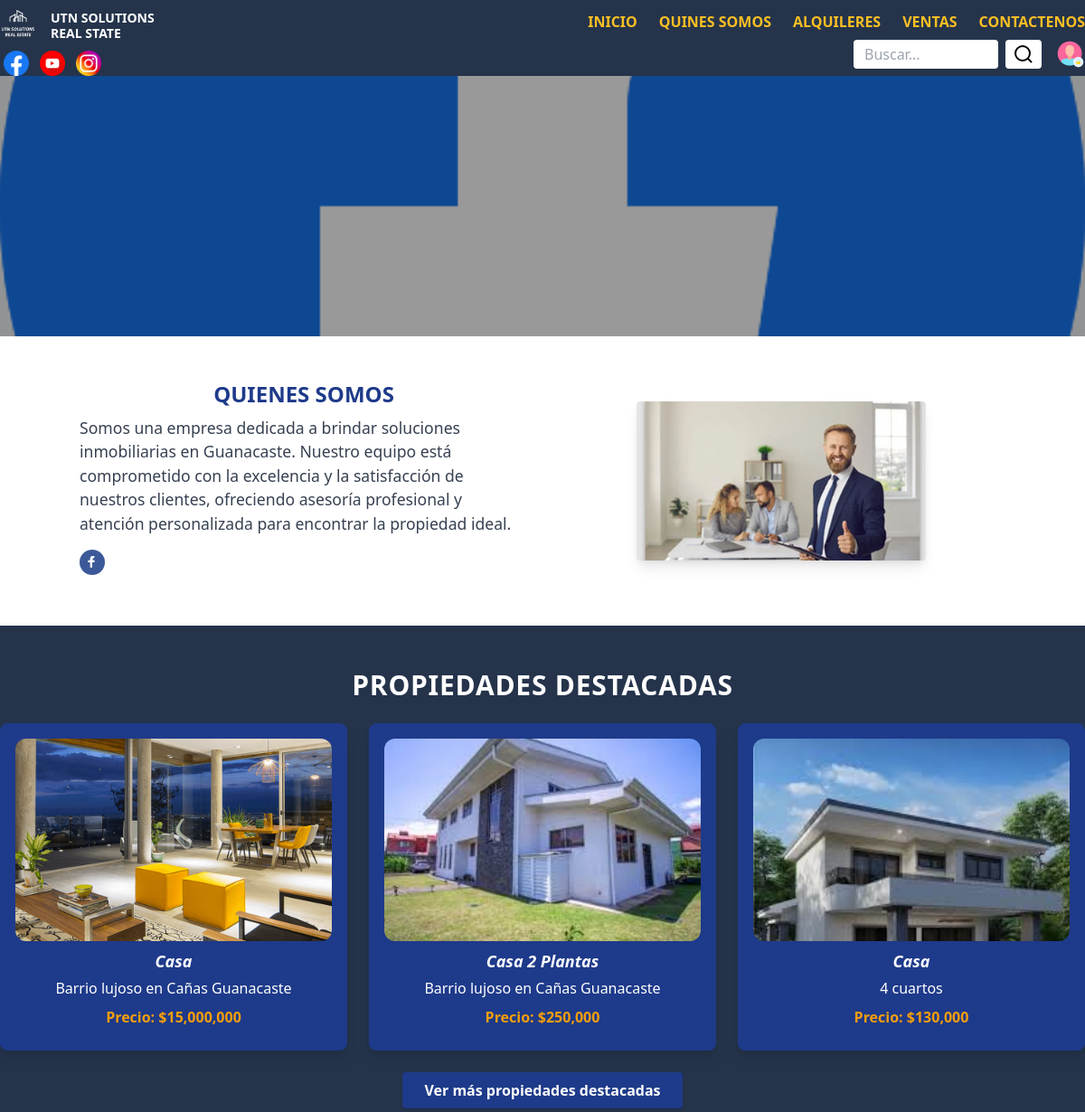
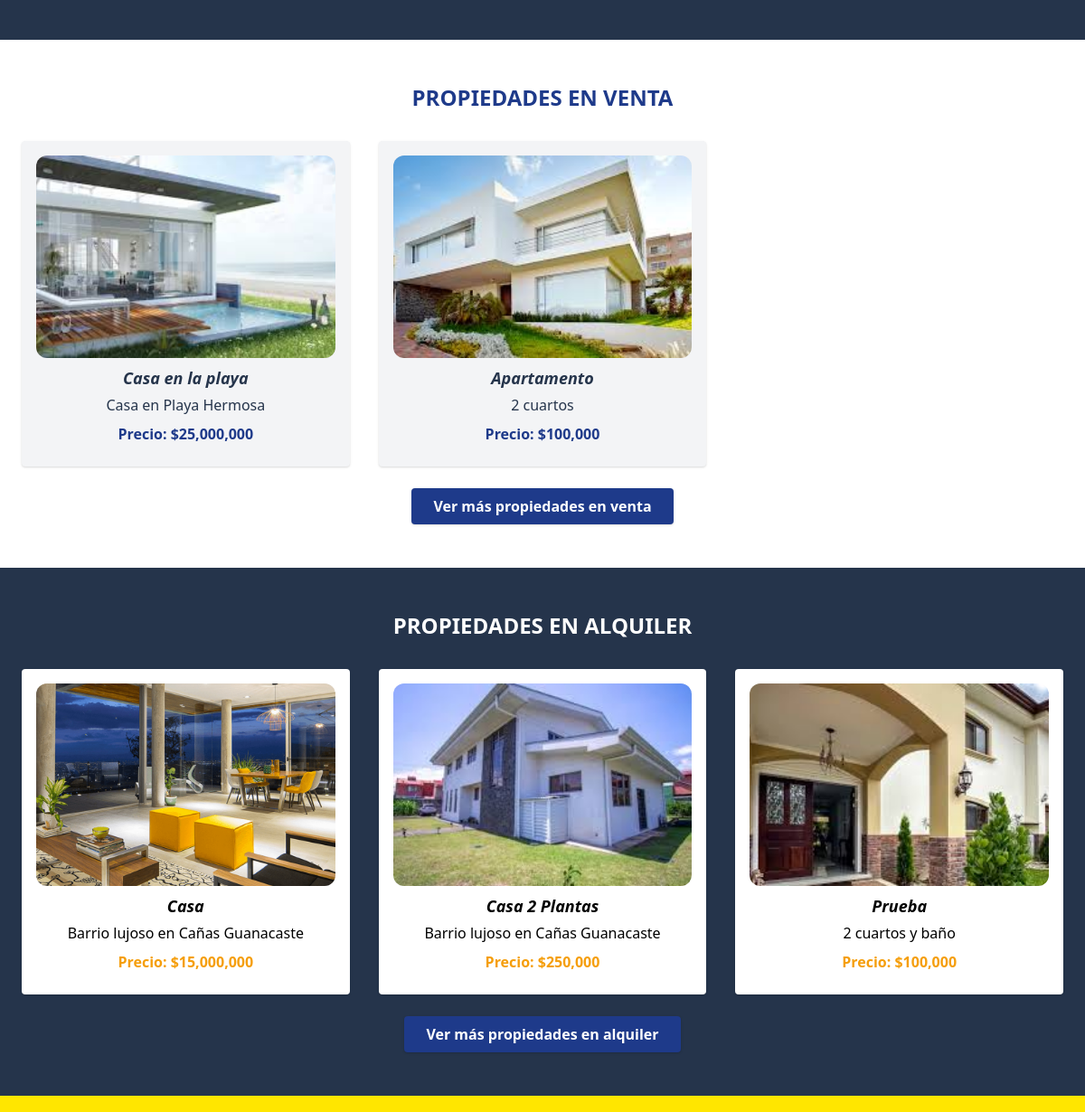
Before: / (upper part) with the older database file (2 pictures, top to bottom).
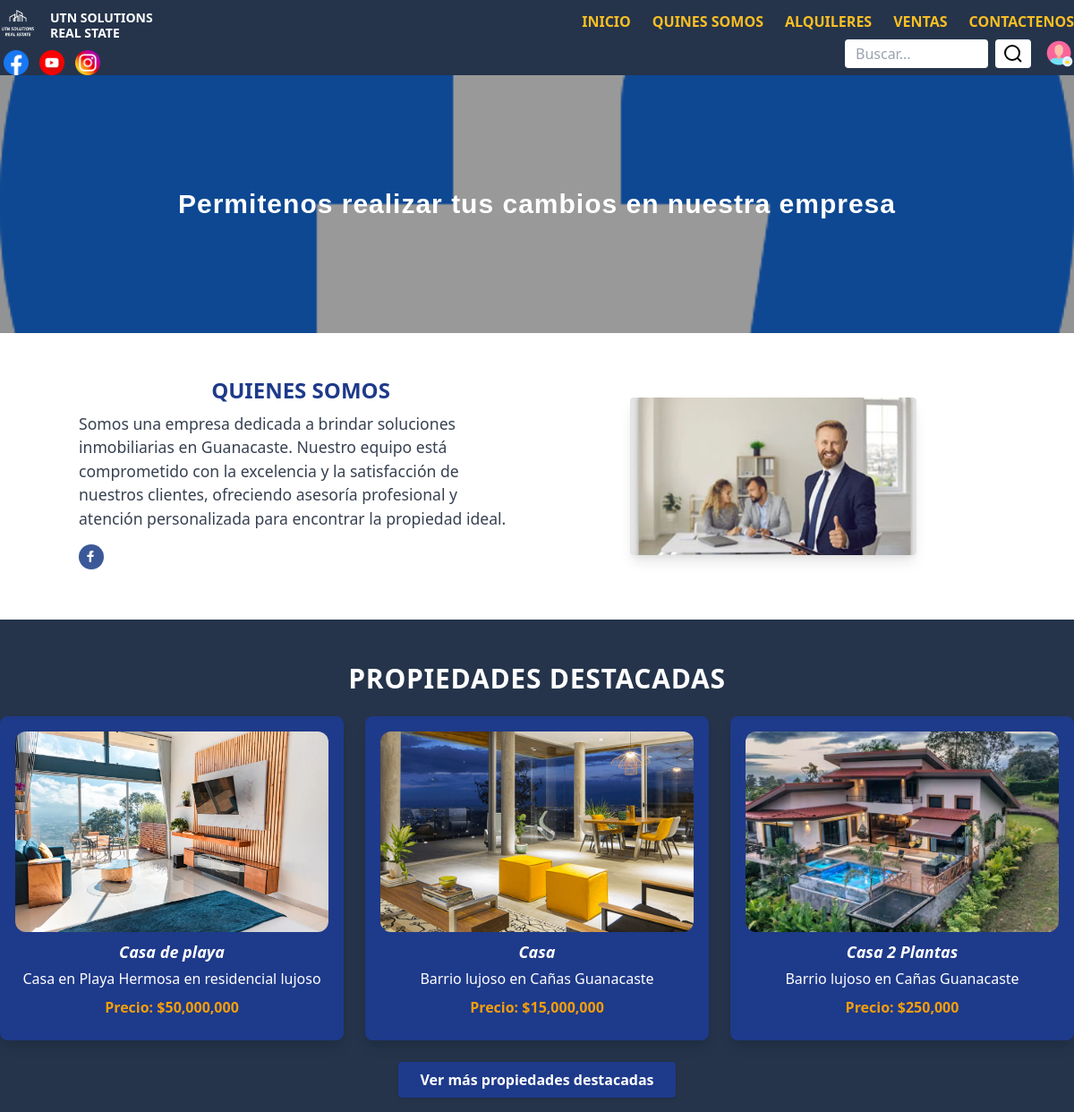
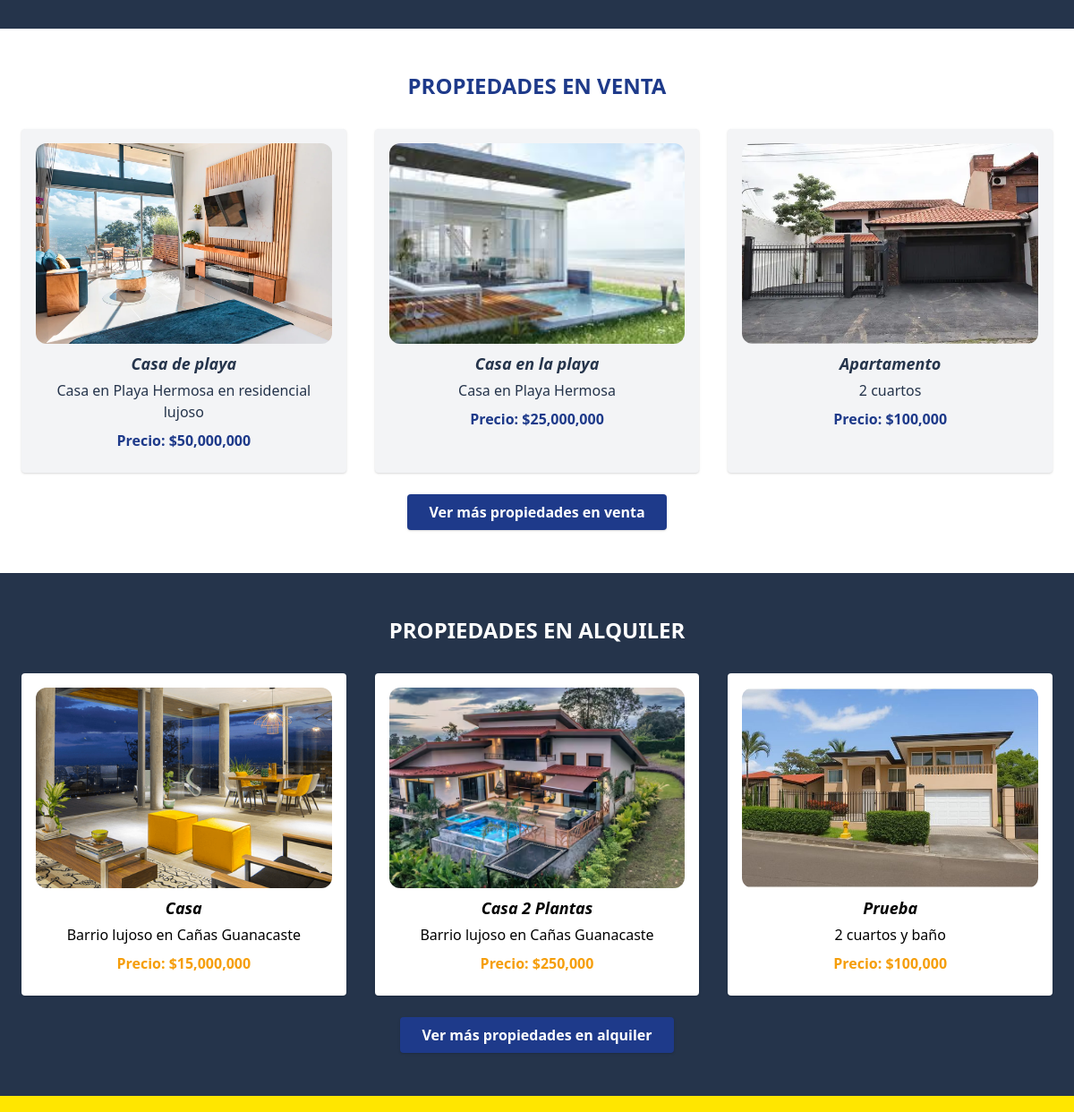
After: the same page with the newer database file (2 pictures, top to bottom).
### tables this page shows
CREATE TABLE `propiedades` (
  `id` int(11) NOT NULL,
  `tipo` enum('alquiler','venta') NOT NULL,
  `destacada` tinyint(1) DEFAULT 0,
  `titulo` varchar(100) NOT NULL,
  `descripcion_breve` varchar(255) NOT NULL,
  `precio` decimal(12,2) NOT NULL,
  `agente_id` int(11) NOT NULL,
  `imagen_destacada` varchar(255) DEFAULT NULL,
  `descripcion_larga` text DEFAULT NULL,
  `mapa` varchar(255) DEFAULT NULL,
  `ubicacion` varchar(255) DEFAULT NULL,
  `fecha_creacion` timestamp NOT NULL DEFAULT current_timestamp()
);

CREATE TABLE `configuracion` (
  `id` int(11) NOT NULL,
  `color_principal` varchar(20) DEFAULT 'azul',
  `color_secundario` varchar(20) DEFAULT 'amarillo',
  `icono_principal` varchar(255) DEFAULT NULL,
  `icono_blanco` varchar(255) DEFAULT NULL,
  `imagen_banner` varchar(255) DEFAULT NULL,
  `mensaje_banner` varchar(255) DEFAULT NULL,
  `quienes_somos` text DEFAULT NULL,
  `imagen_quienes_somos` varchar(255) DEFAULT NULL,
  `facebook` varchar(255) DEFAULT NULL,
  `instagram` varchar(255) DEFAULT NULL,
  `youtube` varchar(255) DEFAULT NULL,
  `direccion` varchar(255) DEFAULT NULL,
  `telefono` varchar(20) DEFAULT NULL,
  `email` varchar(100) DEFAULT NULL,
  `img_quienes` varchar(255) DEFAULT NULL
);

### index.php (the view, shortened to what the changed rows need)
<?php
require_once 'includes/db.php';
$config = $conn->query("SELECT * FROM configuracion WHERE id=1")->fetch_assoc();
$default_principal = '#25344b';
$color_principal = $config['color_principal'] ?? $default_principal;
$mensaje_banner = $config['mensaje_banner'] ?? 'PERMITENOS SAYUDARTE A CUMPLIR<br>TUS SUEÑOS';
function cargar_propiedades($tipo = null, $destacada = null) {
    global $conn;
    $sql = "SELECT p.*, u.nombre as agente FROM propiedades p JOIN usuarios u ON p.agente_id = u.id WHERE 1";
    $params = [];
    $types = '';
    if ($tipo) {
        $sql .= " AND p.tipo = ?";
        $params[] = $tipo;
        $types .= 's';
    }
    if ($destacada !== null) {
        $sql .= " AND p.destacada = ?";
        $params[] = $destacada ? 1 : 0;
        $types .= 'i';
    }
    $sql .= " ORDER BY p.fecha_creacion DESC LIMIT 3";
    $stmt = $conn->prepare($sql);
    if ($params) {
        $stmt->bind_param($types, ...$params);
    }
    $stmt->execute();
    $res = $stmt->get_result();
    return $res;
}
$destacados = cargar_propiedades(null, true);
$ventas = cargar_propiedades('venta');
$alquileres = cargar_propiedades('alquiler');
?>
<!DOCTYPE html>
<html lang="es">
<head>
    <link href="https://cdn.jsdelivr.net/npm/tailwindcss@2.2.19/dist/tailwind.min.css" rel="stylesheet">
</head>
<body class="bg-gray-100">
    <section class="relative h-72 flex items-center justify-center" style="background-image:url('img/banner.jpg'); background-size:cover; background-position:center;">
                <div class="absolute inset-0 flex items-center justify-center">
                    <h1 class="text-white text-2xl md:text-3xl font-bold text-center tracking-wide px-4" style="font-family: 'Montserrat', Arial, sans-serif; letter-spacing:1px;">
                        <?= str_replace('<br>', ' ', $mensaje_banner) ?>
                    </h1>
                </div>
    </section>
    <section id="quienes" class="bg-white py-12">
        <div class="max-w-5xl mx-auto flex flex-col md:flex-row items-center gap-8">
            <div class="flex-1">
                <h2 class="text-2xl font-bold mb-2 text-blue-900 text-center">QUIENES SOMOS</h2>
            </div>
        </div>
    </section>
    <section style="background-color: <?= $color_principal ?>; color: #fff;" class="py-12">
        <div class="max-w-7xl mx-auto">
            <h2 class="text-3xl font-bold mb-6 text-center tracking-wide">PROPIEDADES DESTACADAS</h2>
            <div class="grid grid-cols-1 md:grid-cols-3 gap-6">
                <?php mysqli_data_seek($destacados, 0); while($p = $destacados->fetch_assoc()): ?>
                <div class="bg-blue-900 border border-blue-900 rounded-lg shadow-lg p-4 flex flex-col items-center">
                    <img src="<?= !empty($p['imagen_destacada']) && file_exists($p['imagen_destacada']) ? htmlspecialchars($p['imagen_destacada']) : 'img/default.jpg' ?>" alt="<?= htmlspecialchars($p['titulo']) ?>" class="w-full h-56 aspect-square object-cover rounded-xl mb-2 cursor-pointer" style="min-height:14rem;max-height:14rem;min-width:14rem;max-width:100%;" onclick="mostrarModal('destacado-<?= $p['id'] ?>')">
                    <h3 class="font-bold text-lg italic mb-1"><?= htmlspecialchars($p['titulo']) ?></h3>
                    <p class="mb-2 text-center"><?= htmlspecialchars($p['descripcion_breve']) ?></p>
                    <p class="font-bold text-yellow-500 mb-2">Precio: $<?= number_format($p['precio'],0) ?></p>
                </div>
                <?php endwhile; ?>
            </div>
        </div>
    </section>
    <section id="ventas" style="background-color: #fff; color: <?= $color_principal ?>;" class="py-12">
        <div class="max-w-6xl mx-auto">
            <h2 class="text-2xl font-bold mb-8 text-center text-blue-900">PROPIEDADES EN VENTA</h2>
            <div class="grid grid-cols-1 md:grid-cols-3 gap-8">
                <?php mysqli_data_seek($ventas, 0); while($p = $ventas->fetch_assoc()): ?>
                <div class="bg-gray-100 rounded shadow p-4 flex flex-col items-center">
                    <img src="<?= !empty($p['imagen_destacada']) && file_exists($p['imagen_destacada']) ? htmlspecialchars($p['imagen_destacada']) : 'img/default.jpg' ?>" alt="<?= htmlspecialchars($p['titulo']) ?>" class="w-full h-56 aspect-square object-cover rounded-xl mb-2 cursor-pointer" style="min-height:14rem;max-height:14rem;min-width:14rem;max-width:100%;" onclick="mostrarModal('venta-<?= $p['id'] ?>')">
                    <h3 class="font-bold text-lg italic mb-1"><?= htmlspecialchars($p['titulo']) ?></h3>
                    <p class="mb-2 text-center"><?= htmlspecialchars($p['descripcion_breve']) ?></p>
                    <p class="font-bold text-blue-900 mb-2">Precio: $<?= number_format($p['precio'],0) ?></p>
                </div>
                <?php endwhile; ?>
            </div>
        </div>
    </section>
    <section id="alquileres" style="background-color: <?= $color_principal ?>; color: #fff;" class="py-12">
        <div class="max-w-6xl mx-auto">
            <h2 class="text-2xl font-bold mb-8 text-center">PROPIEDADES EN ALQUILER</h2>
            <div class="grid grid-cols-1 md:grid-cols-3 gap-8">
                <?php mysqli_data_seek($alquileres, 0); while($p = $alquileres->fetch_assoc()): ?>
                <div class="bg-white text-black rounded shadow p-4 flex flex-col items-center">
                    <img src="<?= !empty($p['imagen_destacada']) && file_exists($p['imagen_destacada']) ? htmlspecialchars($p['imagen_destacada']) : 'img/default.jpg' ?>" alt="<?= htmlspecialchars($p['titulo']) ?>" class="w-full h-56 aspect-square object-cover rounded-xl mb-2 cursor-pointer" style="min-height:14rem;max-height:14rem;min-width:14rem;max-width:100%;" onclick="mostrarModal('alquiler-<?= $p['id'] ?>')">
                    <h3 class="font-bold text-lg italic mb-1"><?= htmlspecialchars($p['titulo']) ?></h3>
                    <p class="mb-2 text-center"><?= htmlspecialchars($p['descripcion_breve']) ?></p>
                    <p class="font-bold text-yellow-500 mb-2">Precio: $<?= number_format($p['precio'],0) ?></p>
                </div>
                <?php endwhile; ?>
            </div>
        </div>
    </section>
</body>
</html>

Changed rows visible on the page:
no longer on this page (row edited): propiedades: imagen_destacada (picture), titulo "Casa", descripcion_breve "4 cuartos", precio "130,000", shown under "PROPIEDADES DESTACADAS"
now on this page (row edited): configuracion: mensaje_banner "Permitenos realizar tus cambios en nuestra empresa"
added propiedades: imagen_destacada (picture), titulo "Casa de playa", descripcion_breve "Casa en Playa Hermosa en residencial lujoso", precio "50,000,000"
changed propiedades "Casa 2 Plantas": imagen_destacada: a different picture
changed propiedades "Apartamento": imagen_destacada: a different picture
changed propiedades "Prueba": imagen_destacada: a different picture
